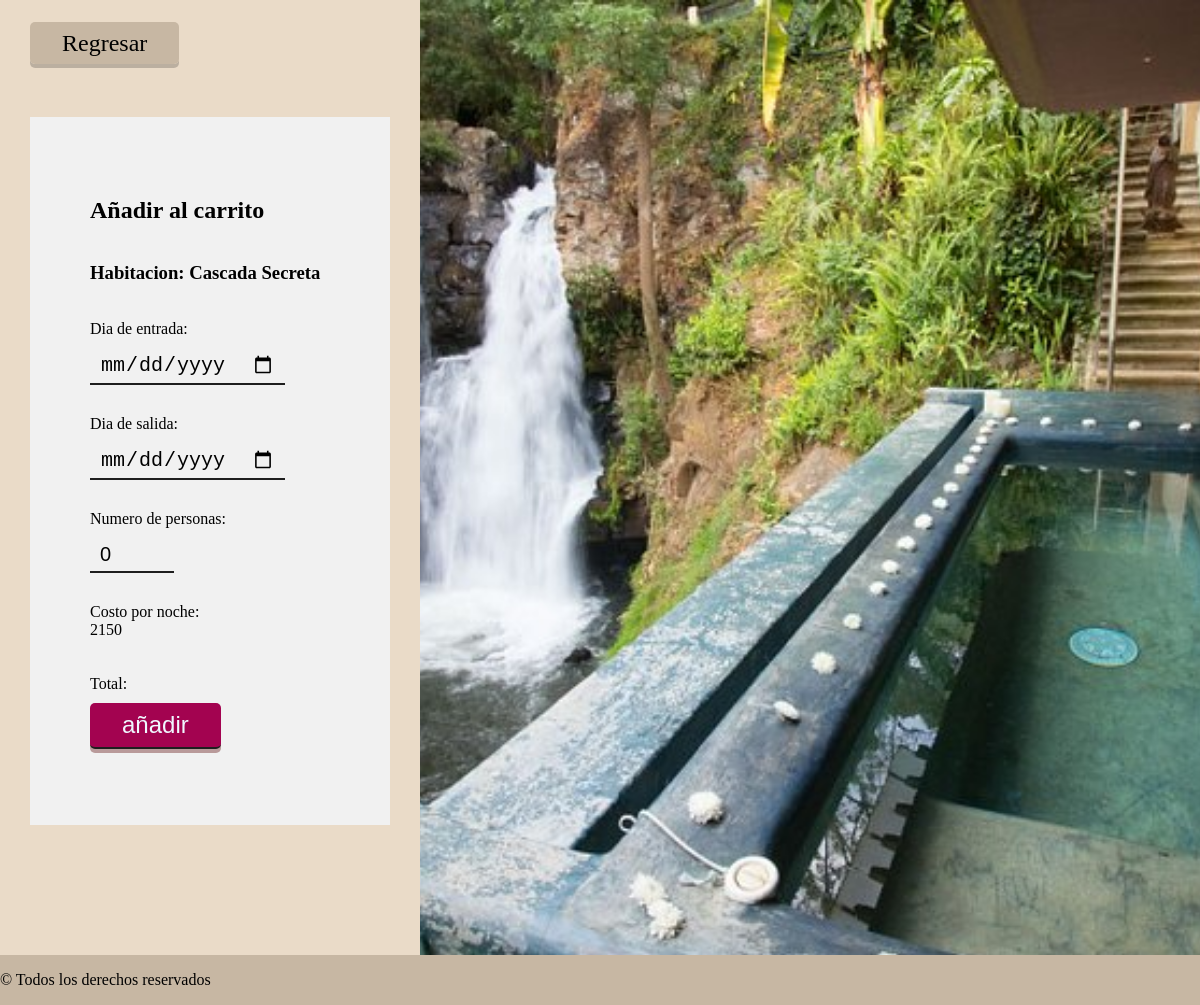
/src/cliente/view/carrito.php?id=1 (signed in), run on an earlier commit of the app's database.
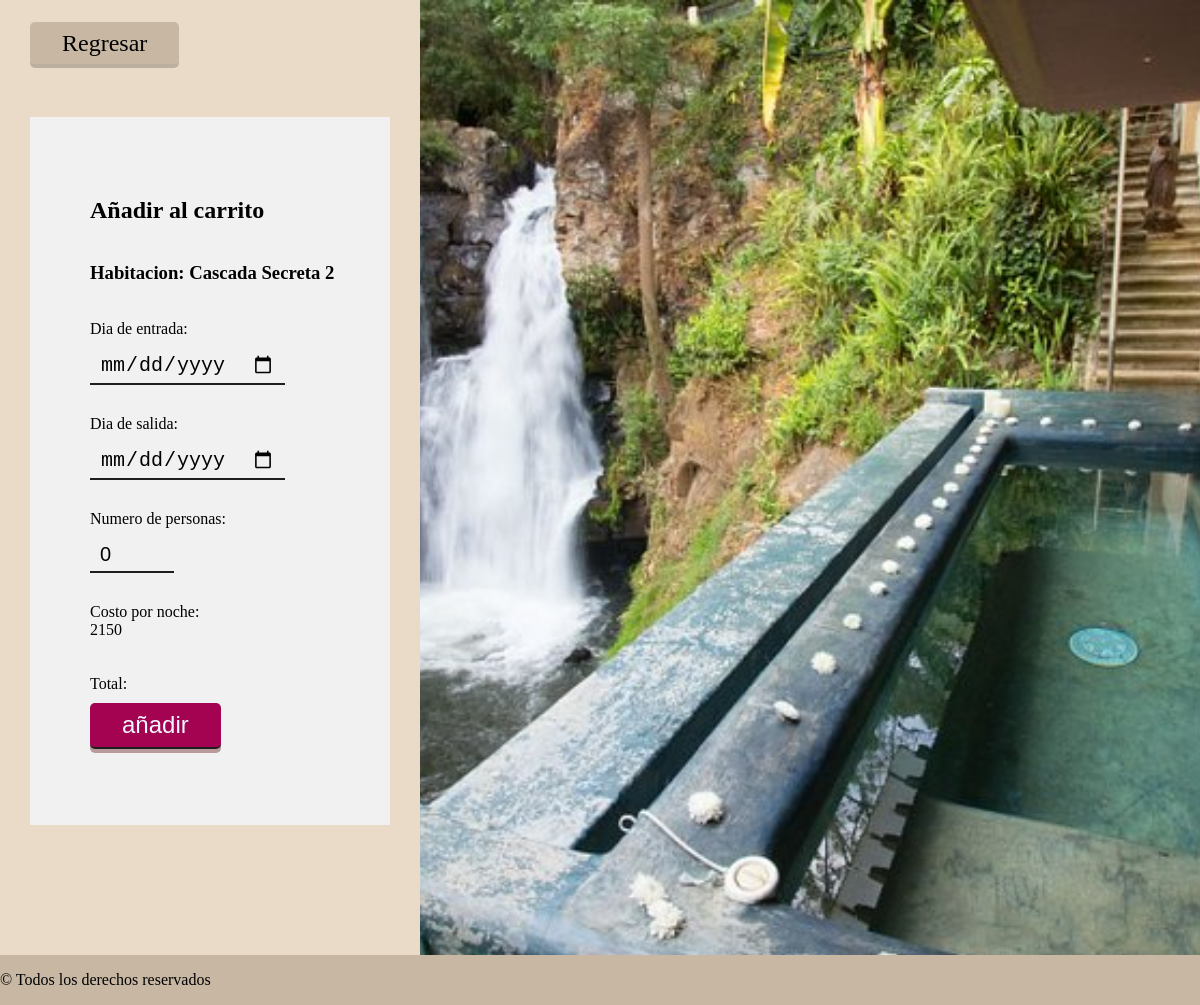
And on a later commit of the database.
### tables this page shows
CREATE TABLE `habitaciones` (
  `idhabitacion` int(11) NOT NULL,
  `nombre` varchar(45) DEFAULT NULL,
  `categoria` enum('Estandar','Deluxe','Suite') DEFAULT NULL,
  `disponibles` int(1) DEFAULT NULL,
  `numHabitaciones` int(11) NOT NULL,
  `descripcion` varchar(250) DEFAULT NULL,
  `costoPorNoche` int(11) NOT NULL,
  `capacidadDePersonas` int(11) DEFAULT NULL,
  `urlImagen` varchar(500) DEFAULT NULL
);

### src/servidor/reservacion.php (the view, shortened to what this page needs)
<?php
    function reservar($id, $entrada, $salida, $personas){
        $conexionSql = new Conexiondb();
        $conexionSql = $conexionSql->getConnection();
        $peticion = "SELECT * FROM habitaciones WHERE idhabitacion = $id";
        $resultado = $conexionSql->query($peticion);
        $html = '';
        while($registro = $resultado->fetch_assoc()){
            $html .= '<input type="hidden" id="idhabitacion" value="'.$registro['idhabitacion'].'">';
            $html .= '<h3><label>Habitacion: '.$registro['nombre'].'</label></h3> <br><br>';
            $html .= '<label>Dia de entrada: </label>';
            $html .= '<input type="date" id="entrada" value='.$entrada.'>';
            $html .= '<label>Dia de salida: </label>';
            $html .= '<input type="date" id="salida" value='.$salida.'>';
            $html .= '<label>Numero de personas:</label>';
            $html .= '<input type="number" min="1" max="10" maxlength="3" id="numPersonas" value='.$personas.'>';
            $html .= '<label>Costo por noche: <div id="costoPorNoche">'.$registro['costoPorNoche'].'</div></label><br>';
            $html .= '<input type="hidden" id="capacidad" value="'.$registro['capacidadDePersonas'].'"><br>';
            $html .= '<label>Total: <div id="total"></div></label>';
        }
        echo $html;
        return $html;
    }
    function obtenerImagen($id){
        $conexionSql = new Conexiondb();
        $conexionSql = $conexionSql->getConnection();
        $peticion = "SELECT urlImagen FROM habitaciones WHERE idhabitacion = $id";
        $resultado = $conexionSql->query($peticion);
        if ($resultado && $fila = $resultado->fetch_assoc()) {
            $urlImagen = $fila['urlImagen'];
            $imagenHtml = '<img src="../recursos/img/habitaciones/' . $urlImagen . '" alt="imagen de fondo" id="idImagenFondo">';
            echo $imagenHtml;
            return $urlImagen;
        } else {
            echo "No se encontró la imagen.";
            return null;
        }
    }
?>

### src/cliente/view/carrito.php (shortened to what this page needs)
<?php
    $entradaRecibida = isset($_GET['entrada']);
    $salidaRecibida = isset($_GET['salida']);
    $personasRecibida = isset($_GET['personas']);
    if($entradaRecibida && $salidaRecibida && $personasRecibida){
        $entrada = $_GET['entrada'];
        $salida = $_GET['salida'];
        $personas = $_GET['personas'];
    }else{
        $entrada = 0;
        $salida = 0;
        $personas = 0;
    }
    if(isset($_GET['id'])){
        include_once("../../servidor/reservacion.php");
    }else{
        $curl = "Location:".$GLOBALS["raiz_sitio"]."/src/cliente/view/reservar.php.php";
        header($curl);
        exit();
    }
?>
<html>
    <head>
        <link href="../css/anadirCarro.css" rel="stylesheet" type="text/css">
    </head>
    <body>
    <div class="grid">
        <nav class="nav">
            <a href="reservar.php">Regresar</a>
        </nav>
        <aside class="aside">
        <?php obtenerImagen($_GET['id']) ?>
        </aside>
        <section class="section">
            <h2>Añadir al carrito</h2><br>
            <form id="reservaForm">
                <?php reservar($_GET['id'], $entrada, $salida, $personas) ?>
                <input type="button" value="añadir" id="btn_anadir">
            </form>
        </section>
        <footer>
            <p>&copy; Todos los derechos reservados</p>
        </footer>
    </div>
    </body>
</html>

### src/cliente/css/anadirCarro.css (style rules this page uses)
html { box-sizing: border-box; }
*, *::before, *::after { box-sizing: inherit; }
body { background-color: #EADBC8; font-family: Georgia; margin: 0; }
.grid { min-height: 100vh; display: grid; grid-template-columns: 35% 10% 55%; grid-template-rows: auto 1fr 100px auto; }
nav { grid-column: 1 / 3; grid-row: 1 / 2; padding: 30px; }
nav a { font-size: 1.5rem; text-decoration: none; color: #000; background-color: #C7B7A3; padding: 0.5rem 2rem; border-radius: 5px; box-shadow: 0 4px 0 rgba(0, 0, 0, 0.2); }
aside { grid-column: 2 / 4; grid-row: 1 / 5; }
aside img { width: 100%; height: 100%; object-fit: cover; object-position: center; }
section { grid-column: 1 / 2; grid-row: 2 / 3; background-color: #F1F1F1; text-align: left; padding: 60px 0 30px 60px; margin: 30px; align-content: center; }
h3 { margin: 0; }
form { display:flex; flex-direction: column; }
form input, form select { margin: 10px auto 30px 0; appearance: none; margin-right: auto; border: none; background: transparent; border-bottom: 2px solid #1E1E1E; font-size: 1.25rem; transition: border-color 0.3s; padding: 5px 10px; outline: none; }
footer { grid-column: 1 / 4; grid-row: 4 / 5; height: 100%; background-color: #C7B7A3; }
#btn_anadir { font-size: 1.5rem; text-decoration: none; color: aliceblue; background-color: #A30350; padding: 0.5rem 2rem; border-radius: 5px; box-shadow: 0 4px 0 rgba(88, 5, 5, 0.37); }

What changed in the data, as far as the page shows it:
changed habitaciones: nombre "Cascada Secreta" → "Cascada Secreta 2"
